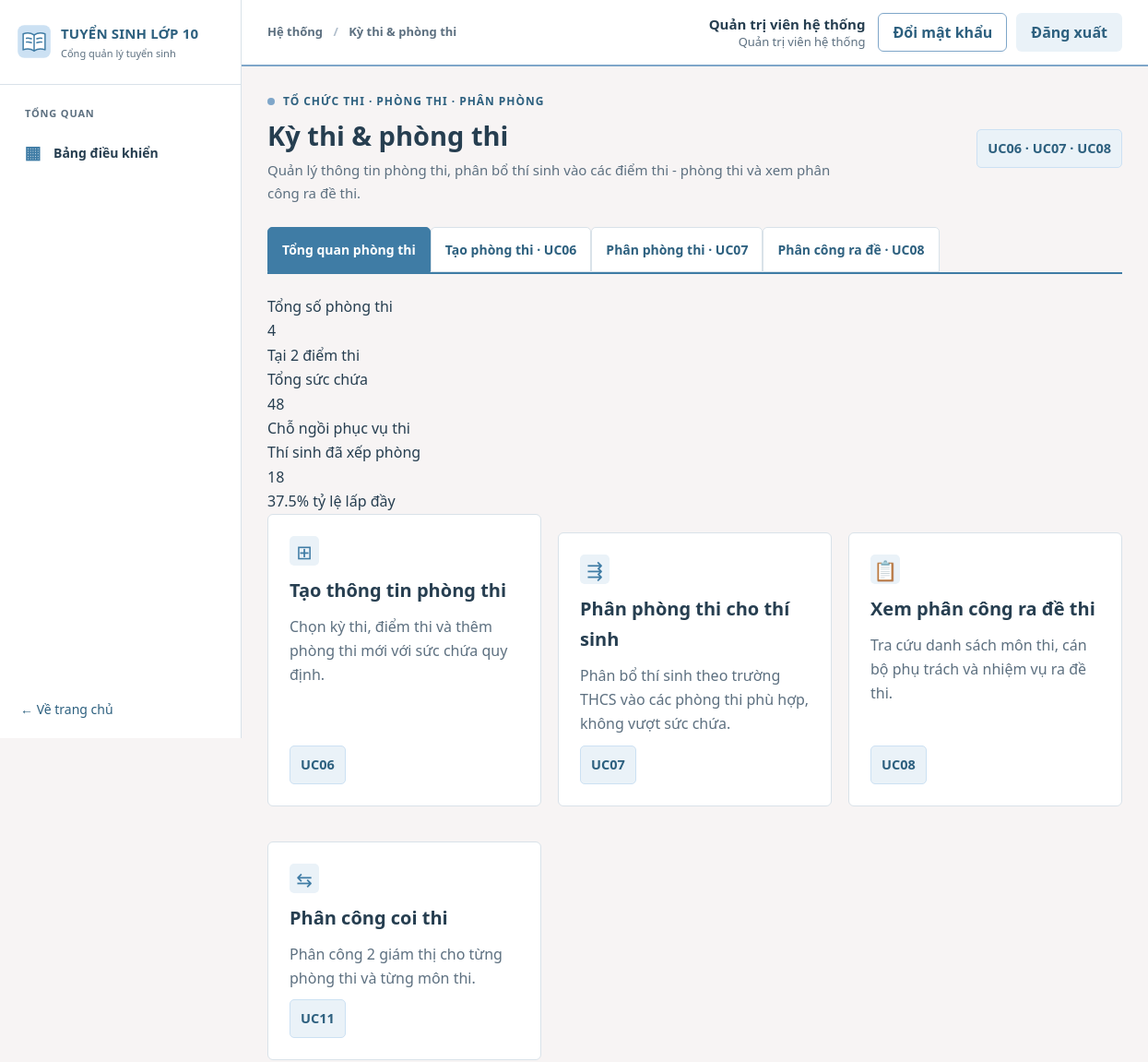
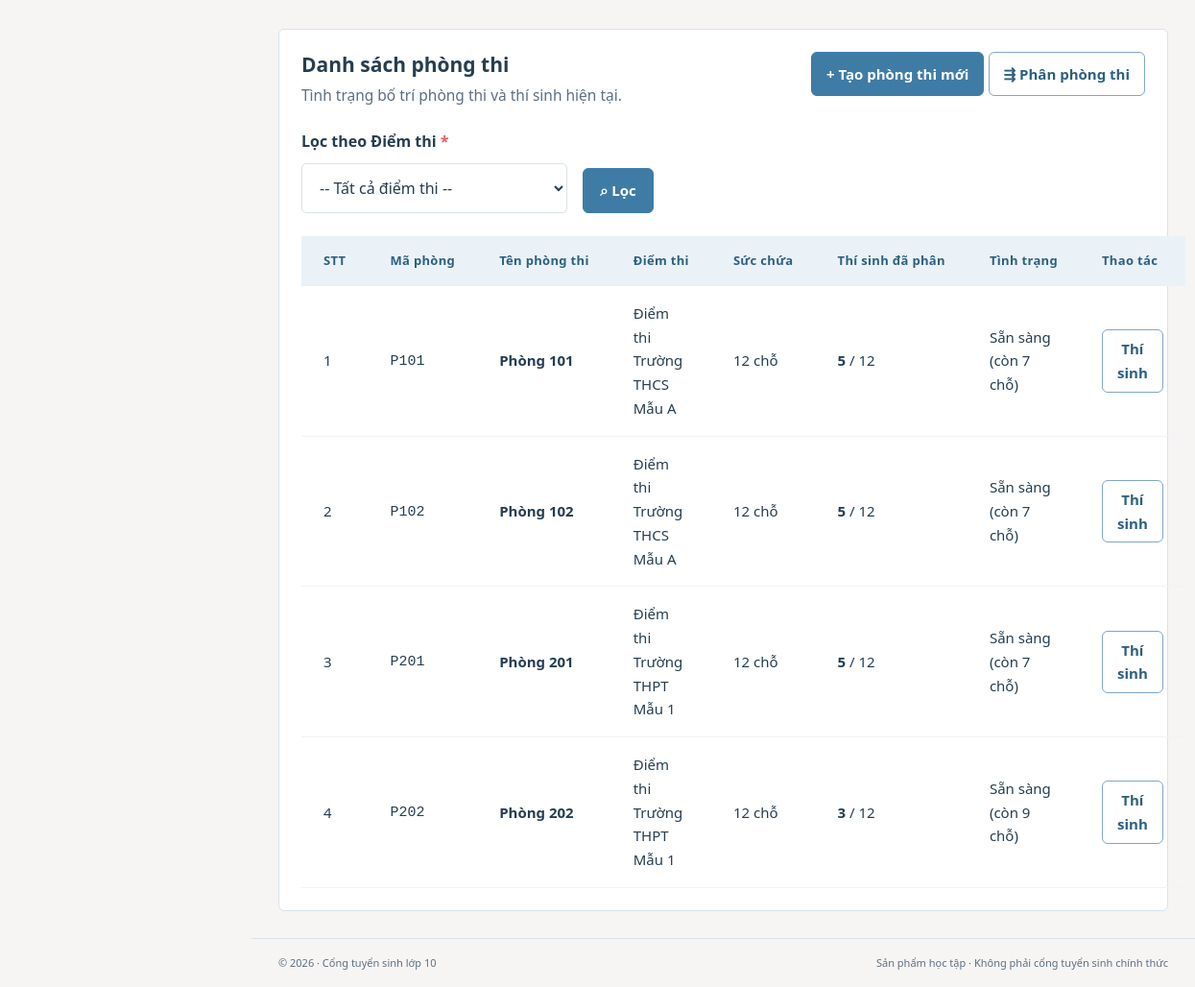
The page /exam/index.php (signed in) on the database its author committed (2 pictures, top to bottom).
### tables this page shows
CREATE TABLE TaiKhoan (
  maTaiKhoan VARCHAR(20) NOT NULL,
  tenDangNhap VARCHAR(50) NOT NULL,
  matKhau VARCHAR(255) NOT NULL,
  hoTen VARCHAR(100) NOT NULL,
  vaiTro VARCHAR(30) NOT NULL,
  maCanBo VARCHAR(20) NULL,
  maThiSinh VARCHAR(20) NULL,
  trangThai VARCHAR(20) NOT NULL DEFAULT 'Hoạt động',
  soLanSai INT NOT NULL DEFAULT 0,
  khoaDen DATETIME NULL,
  lanDangNhapCuoi DATETIME NULL,
  ngayTao DATETIME NOT NULL DEFAULT CURRENT_TIMESTAMP,
  PRIMARY KEY (maTaiKhoan),
  UNIQUE KEY uq_taikhoan_ten (tenDangNhap),
  CONSTRAINT ck_taikhoan_vaitro CHECK (vaiTro IN ('HOC_SINH','GVCN','BAN_TUYEN_SINH','HD_TUYEN_SINH','HD_COI_THI','HD_CHAM_THI','CAT_PHACH','HD_PHUC_KHAO','HD_RA_DE','QUAN_TRI')),
  CONSTRAINT ck_taikhoan_trangthai CHECK (trangThai IN ('Hoạt động','Bị khóa')),
  CONSTRAINT ck_taikhoan_solansai CHECK (soLanSai >= 0),
  CONSTRAINT fk_taikhoan_canbo FOREIGN KEY (maCanBo) REFERENCES CanBo(maCanBo),
  CONSTRAINT fk_taikhoan_thisinh FOREIGN KEY (maThiSinh) REFERENCES ThiSinh(maThiSinh)
);

CREATE TABLE PhongThi (
  maPhong VARCHAR(20) NOT NULL,
  tenPhong VARCHAR(100) NOT NULL,
  sucChua INT NOT NULL,
  maDiemThi VARCHAR(20) NOT NULL,
  PRIMARY KEY (maPhong),
  CONSTRAINT ck_phongthi_succhua CHECK (sucChua > 0),
  CONSTRAINT fk_phongthi_diemthi FOREIGN KEY (maDiemThi) REFERENCES DiemThi(maDiemThi)
);

CREATE TABLE DiemThi (
  maDiemThi VARCHAR(20) NOT NULL,
  tenDiemThi VARCHAR(150) NOT NULL,
  maTruongTHCS VARCHAR(20) NULL,
  maTruongTHPT VARCHAR(20) NULL,
  maKyThi VARCHAR(20) NOT NULL,
  PRIMARY KEY (maDiemThi),
  CONSTRAINT fk_diemthi_thcs FOREIGN KEY (maTruongTHCS) REFERENCES TruongTHCS(maTruongTHCS),
  CONSTRAINT fk_diemthi_thpt FOREIGN KEY (maTruongTHPT) REFERENCES TruongTHPT(maTruongTHPT),
  CONSTRAINT fk_diemthi_kythi FOREIGN KEY (maKyThi) REFERENCES KyThi(maKyThi)
);

### config/app.php (called while the page is built, shortened)
<?php
return [
    'name' => getenv('APP_NAME') ?: 'CỔNG THÔNG TIN TUYỂN SINH VÀO LỚP 10',
    'demo_mode' => filter_var(getenv('DEMO_MODE') ?: '1', FILTER_VALIDATE_BOOLEAN),
    'timezone' => 'Asia/Ho_Chi_Minh',
    'base_path' => getenv('APP_BASE_PATH') ?: null,
];

### includes/functions.php (called while the page is built, shortened)
<?php
function app_config(): array {
    static $cfg = null;
    if ($cfg === null) {
        $cfg = require dirname(__DIR__) . '/config/app.php';
        date_default_timezone_set($cfg['timezone']);
    }
    return $cfg;
}
function e(mixed $str): string {
    return htmlspecialchars((string)$str, ENT_QUOTES | ENT_SUBSTITUTE, 'UTF-8');
}
function base_path(): string {
    $forced = app_config()['base_path'];
    $root = realpath(dirname(__DIR__));
    $docroot = realpath($_SERVER['DOCUMENT_ROOT'] ?? '');
    $r = strtolower(str_replace('\\','/',$root));
    $d = rtrim(strtolower(str_replace('\\','/',$docroot)),'/');
    if ($r === $d) return '';
    return '';
}
function url(string $path = ''): string {
    $prefix = rtrim(base_path(), '/');
    $clean = ltrim($path, '/');
    return $prefix . '/' . $clean;
}

### includes/auth.php (called while the page is built, shortened)
<?php
require_once __DIR__ . '/functions.php';
require_once __DIR__ . '/permissions.php';
require_once dirname(__DIR__) . '/services/auth_service.php';
function current_user(): ?array {
    static $user = false;
    if ($user !== false) return $user;
    $user = null;
    $ma = $_SESSION['user']['maTaiKhoan'] ?? null;
    try {
        $user = layTaiKhoanHoatDong((string)$ma);
    } catch (Throwable $e) {
        error_log('current_user: ' . $e->getMessage());
        $user = $_SESSION['user'];
    }
    return $user;
}
function require_auth(): array {
    $user = current_user();
    return $user;
}
function require_role(array $vaiTro): array {
    $user = require_auth();
    return $user;
}

### config/database.php (called while the page is built, shortened)
<?php
function db(): PDO {
    static $pdo = null;
    if ($pdo instanceof PDO) return $pdo;
    $host = getenv('DB_HOST') ?: '127.0.0.1';
    $port = getenv('DB_PORT') ?: '3306';
    $name = getenv('DB_NAME') ?: 'dreamteam_tuyensinh10';
    $user = getenv('DB_USER') ?: 'root';
    $pass = getenv('DB_PASS') ?: '';
    $pdo = new PDO(
        "mysql:host={$host};port={$port};dbname={$name};charset=utf8mb4", $user, $pass,
        [PDO::ATTR_ERRMODE => PDO::ERRMODE_EXCEPTION, PDO::ATTR_DEFAULT_FETCH_MODE => PDO::FETCH_ASSOC,
         PDO::ATTR_EMULATE_PREPARES => false]
    );
    return $pdo;
}

### services/auth_service.php (called while the page is built, shortened)
<?php
require_once dirname(__DIR__) . '/config/database.php';
function tk_cot_phien(): string {
    return 'maTaiKhoan, tenDangNhap, hoTen, vaiTro, maCanBo, maThiSinh, trangThai';
}
function layTaiKhoanHoatDong(string $maTaiKhoan): ?array {
    $st = db()->prepare('SELECT ' . tk_cot_phien() . " FROM TaiKhoan WHERE maTaiKhoan = ? AND trangThai = 'Hoạt động'");
    $st->execute([$maTaiKhoan]);
    return $st->fetch() ?: null;
}

### includes/permissions.php (called while the page is built, shortened)
<?php
function ten_vai_tro(string $vaiTro): string {
    return VAI_TRO[$vaiTro] ?? $vaiTro;
}
function has_role(?array $user, array $vaiTro): bool {
    return $user !== null && in_array($user['vaiTro'], $vaiTro, true);
}

### services/exam_service.php (called while the page is built, shortened)
<?php
require_once dirname(__DIR__) . '/config/database.php';
function exam_ds_diem_thi(string $maKyThi = ''): array {
    $sql = 'SELECT d.maDiemThi, d.tenDiemThi, d.maKyThi, d.maTruongTHCS, d.maTruongTHPT,
                   k.tenKyThi,
                   COALESCE(c.tenTruongTHCS, p.tenTruongTHPT, "") AS tenTruongDatDiem,
                   COALESCE(c.maKhuVuc, p.maKhuVuc, "") AS maKhuVuc
            FROM DiemThi d
            JOIN KyThi k ON k.maKyThi = d.maKyThi
            LEFT JOIN TruongTHCS c ON c.maTruongTHCS = d.maTruongTHCS
            LEFT JOIN TruongTHPT p ON p.maTruongTHPT = d.maTruongTHPT';
    return db()->query($sql . ' ORDER BY d.maDiemThi')->fetchAll();
}
function exam_ds_phong_thi(string $maDiemThi = ''): array {
    $sql = 'SELECT p.maPhong, p.tenPhong, p.sucChua, p.maDiemThi, d.tenDiemThi, d.maKyThi,
                   COALESCE(daPhan.soLuong, 0) AS soLuongThiSinh
            FROM PhongThi p
            JOIN DiemThi d ON d.maDiemThi = p.maDiemThi
            LEFT JOIN (
                SELECT maPhong, COUNT(*) AS soLuong
                FROM PhanPhongThi
                WHERE trangThai = "Đã phân"
                GROUP BY maPhong
            ) daPhan ON daPhan.maPhong = p.maPhong';
    return db()->query($sql . ' ORDER BY d.maDiemThi, p.maPhong')->fetchAll();
}

### exam/index.php (the view, shortened to what this page needs)
<?php
require_once dirname(__DIR__) . '/includes/exam_ui.php';
$nguoiDung = require_role(['BAN_TUYEN_SINH', 'HD_RA_DE', 'HD_COI_THI', 'QUAN_TRI']);
$maDiemThi = ui_input('diemThi');
$dsDiemThi = exam_ds_diem_thi();
$dsPhong = exam_ds_phong_thi($maDiemThi);
$tongPhong = count($dsPhong);
$tongSucChua = array_sum(array_column($dsPhong, 'sucChua'));
$tongThiSinhDaPhan = array_sum(array_column($dsPhong, 'soLuongThiSinh'));
ui_page_start('exam', 'Kỳ thi & phòng thi', 'Tổ chức thi · Phòng thi · Phân phòng', 'Quản lý thông tin phòng thi, phân bổ thí sinh vào các điểm thi - phòng thi và xem phân công ra đề thi.', 'UC06 · UC07 · UC08');
?>
<div class="ui-kpi-grid">
  <div class="ui-kpi">
    <div class="ui-kpi-label">Tổng số phòng thi</div>
    <div class="ui-kpi-val"><?= $tongPhong ?></div>
    <div class="ui-kpi-hint">Tại <?= count($dsDiemThi) ?> điểm thi</div>
  </div>
  <div class="ui-kpi">
    <div class="ui-kpi-label">Tổng sức chứa</div>
    <div class="ui-kpi-val"><?= $tongSucChua ?></div>
    <div class="ui-kpi-hint">Chỗ ngồi phục vụ thi</div>
  </div>
  <div class="ui-kpi">
    <div class="ui-kpi-label">Thí sinh đã xếp phòng</div>
    <div class="ui-kpi-val"><?= $tongThiSinhDaPhan ?></div>
    <div class="ui-kpi-hint"><?= $tongSucChua > 0 ? round(($tongThiSinhDaPhan / $tongSucChua) * 100, 1) : 0 ?>% tỷ lệ lấp đầy</div>
  </div>
</div>
<div class="ui-cards" style="margin-bottom: 2rem;">
  <?php if (has_role($nguoiDung, ['BAN_TUYEN_SINH', 'QUAN_TRI'])): ?>
    <a class="panel" href="<?= e(url('exam/tao-phong.php')) ?>">
      <span class="quick-icon">⊞</span>
      <strong>Tạo thông tin phòng thi</strong>
      <p>Chọn kỳ thi, điểm thi và thêm phòng thi mới với sức chứa quy định.</p>
      <span class="uc-tag">UC06</span>
    </a>
    <a class="panel" href="<?= e(url('exam/phan-phong.php')) ?>">
      <span class="quick-icon">⇶</span>
      <strong>Phân phòng thi cho thí sinh</strong>
      <p>Phân bổ thí sinh theo trường THCS vào các phòng thi phù hợp, không vượt sức chứa.</p>
      <span class="uc-tag">UC07</span>
    </a>
  <?php endif; ?>
  <?php if (has_role($nguoiDung, ['HD_RA_DE', 'BAN_TUYEN_SINH', 'QUAN_TRI'])): ?>
    <a class="panel" href="<?= e(url('exam/phan-cong-ra-de.php')) ?>">
      <span class="quick-icon">📋</span>
      <strong>Xem phân công ra đề thi</strong>
      <p>Tra cứu danh sách môn thi, cán bộ phụ trách và nhiệm vụ ra đề thi.</p>
      <span class="uc-tag">UC08</span>
    </a>
  <?php endif; ?>
  <?php if (has_role($nguoiDung, ['HD_COI_THI', 'QUAN_TRI'])): ?>
    <a class="panel" href="<?= e(url('assignments/')) ?>">
      <span class="quick-icon">⇆</span>
      <strong>Phân công coi thi</strong>
      <p>Phân công 2 giám thị cho từng phòng thi và từng môn thi.</p>
      <span class="uc-tag">UC11</span>
    </a>
  <?php endif; ?>
</div>
<section class="panel">
  <div class="panel-heading">
    <div>
      <h2>Danh sách phòng thi</h2>
      <p>Tình trạng bố trí phòng thi và thí sinh hiện tại.</p>
    </div>
    <?php if (has_role($nguoiDung, ['BAN_TUYEN_SINH', 'QUAN_TRI'])): ?>
      <div class="panel-actions">
        <a class="btn btn-primary btn-sm" href="<?= e(url('exam/tao-phong.php')) ?>">+ Tạo phòng thi mới</a>
        <a class="btn btn-outline btn-sm" href="<?= e(url('exam/phan-phong.php')) ?>">⇶ Phân phòng thi</a>
      </div>
    <?php endif; ?>
  </div>
  <form method="get" class="ui-search" novalidate style="margin-bottom: 1.5rem;">
    <div class="field ui-search-btn">
      <button class="btn btn-primary" type="submit">⌕ Lọc</button>
    </div>
  </form>
  <?php if (empty($dsPhong)): ?>
    <div class="ui-notice ui-notice-info">
      <div><strong>Không tìm thấy phòng thi nào phù hợp.</strong></div>
    </div>
  <?php else: ?>
    <div class="table-wrap">
      <table class="data-table">
        <thead>
          <tr>
            <th>STT</th>
            <th>Mã phòng</th>
            <th>Tên phòng thi</th>
            <th>Điểm thi</th>
            <th>Sức chứa</th>
            <th>Thí sinh đã phân</th>
            <th>Tình trạng</th>
            <?php if (has_role($nguoiDung, ['BAN_TUYEN_SINH', 'QUAN_TRI'])): ?>
              <th class="ui-align-right">Thao tác</th>
            <?php endif; ?>
          </tr>
        </thead>
        <tbody>
          <?php $stt = 1; foreach ($dsPhong as $p):
            $sl = (int)$p['soLuongThiSinh'];
            $sc = (int)$p['sucChua'];
            $daDay = $sl >= $sc;
          ?>
            <tr>
              <td><?= $stt++ ?></td>
              <td><code><?= e($p['maPhong']) ?></code></td>
              <td><strong><?= e($p['tenPhong']) ?></strong></td>
              <td><?= e($p['tenDiemThi']) ?></td>
              <td><?= $sc ?> chỗ</td>
              <td>
                <strong><?= $sl ?></strong> / <?= $sc ?>
              </td>
              <td>
                <?php if ($sl === 0): ?>
                  <span class="badge badge-neutral">Chưa xếp phòng</span>
                <?php elseif ($daDay): ?>
                  <span class="badge badge-error">Đã đầy</span>
                <?php else: ?>
                  <span class="badge badge-success">Sẵn sàng (còn <?= $sc - $sl ?> chỗ)</span>
                <?php endif; ?>
              </td>
              <?php if (has_role($nguoiDung, ['BAN_TUYEN_SINH', 'QUAN_TRI'])): ?>
                <td class="ui-align-right">
                  <a class="btn btn-sm btn-outline" href="<?= e(url('exam/phan-phong.php', ['kyThi' => $p['maKyThi'], 'diemThi' => $p['maDiemThi'], 'phong' => $p['maPhong']])) ?>">Thí sinh</a>
                </td>
              <?php endif; ?>
            </tr>
          <?php endforeach; ?>
        </tbody>
      </table>
    </div>
  <?php endif; ?>
</section>

### includes/header.php (shortened to what this page needs)
<?php
require_once __DIR__ . '/functions.php';
$page_title = $page_title ?? 'Trang chủ';
$layout = $layout ?? 'public';
$cfg = app_config();
?><!doctype html>
<html lang="vi">
<head>
  <link rel="stylesheet" href="<?= e(url('assets/css/style.css')) ?>">
  <link rel="stylesheet" href="<?= e(url('assets/css/portal.css')) ?>">
</head>
<body class="<?= $layout === 'dashboard' ? 'dash-body' : 'public-body' ?>">
<?php if ($layout === 'dashboard'): ?>
<div class="dash-shell">
  <?php require __DIR__ . '/sidebar.php'; ?>
  <div class="dash-main">
    <header class="dash-topbar">
      <div class="dash-topbar-left"><span class="breadcrumb">Hệ thống <span>/</span> <?= e($page_title) ?></span></div>
      <div class="dash-topbar-right"><?php $__u = function_exists('current_user') ? current_user() : null; if ($__u): ?>
        <span class="topbar-user"><strong><?= e($__u['hoTen']) ?></strong><small><?= e(ten_vai_tro($__u['vaiTro'])) ?></small></span>
        <a class="btn btn-outline btn-sm" href="<?= e(url('auth/doi-mat-khau.php')) ?>">Đổi mật khẩu</a>
        <form method="post" action="<?= e(url('auth/logout.php')) ?>" class="topbar-logout"><?= csrf_field() ?><button class="btn btn-soft btn-sm" type="submit">Đăng xuất</button></form>
      <?php else: ?><a class="avatar" href="<?= e(url('auth/login.php')) ?>" title="Đăng nhập">10</a><?php endif; ?></div>
    </header>
    <main id="main" class="dash-content">
<?php endif; ?>

### rows shown on the page
taikhoan: hoTen "Quản trị viên hệ thống", vaiTro "Quản trị viên hệ thống"
phongthi: maPhong "P101", tenPhong "Phòng 101", maDiemThi.tenDiemThi "Điểm thi Trường THCS Mẫu A", sucChua "12", sl "5", sl "7"
phongthi: maPhong "P102", tenPhong "Phòng 102", maDiemThi.tenDiemThi "Điểm thi Trường THCS Mẫu A", sucChua "12", sl "5", sl "7"
phongthi: maPhong "P201", tenPhong "Phòng 201", maDiemThi.tenDiemThi "Điểm thi Trường THPT Mẫu 1", sucChua "12", sl "5", sl "7"
phongthi: maPhong "P202", tenPhong "Phòng 202", maDiemThi.tenDiemThi "Điểm thi Trường THPT Mẫu 1", sucChua "12", sl "3", sl "9"

### other values the page prints
$group "TỔNG QUAN"
$symbol "▦"
$label "Bảng điều khiển"
$page_title "Kỳ thi & phòng thi"
$eyebrow "TỔ CHỨC THI · PHÒNG THI · PHÂN PHÒNG"
$title "Kỳ thi & phòng thi"
$desc "Quản lý thông tin phòng thi, phân bổ thí sinh vào các điểm thi - phòng thi và xem phân công ra đề thi."
$uc "UC06 · UC07 · UC08"
$label "Tổng quan phòng thi"
$label "Tạo phòng thi · UC06"
$label "Phân phòng thi · UC07"
$label "Phân công ra đề · UC08"
$tongPhong "4"
count($dsDiemThi) "2"
$tongSucChua "48"
